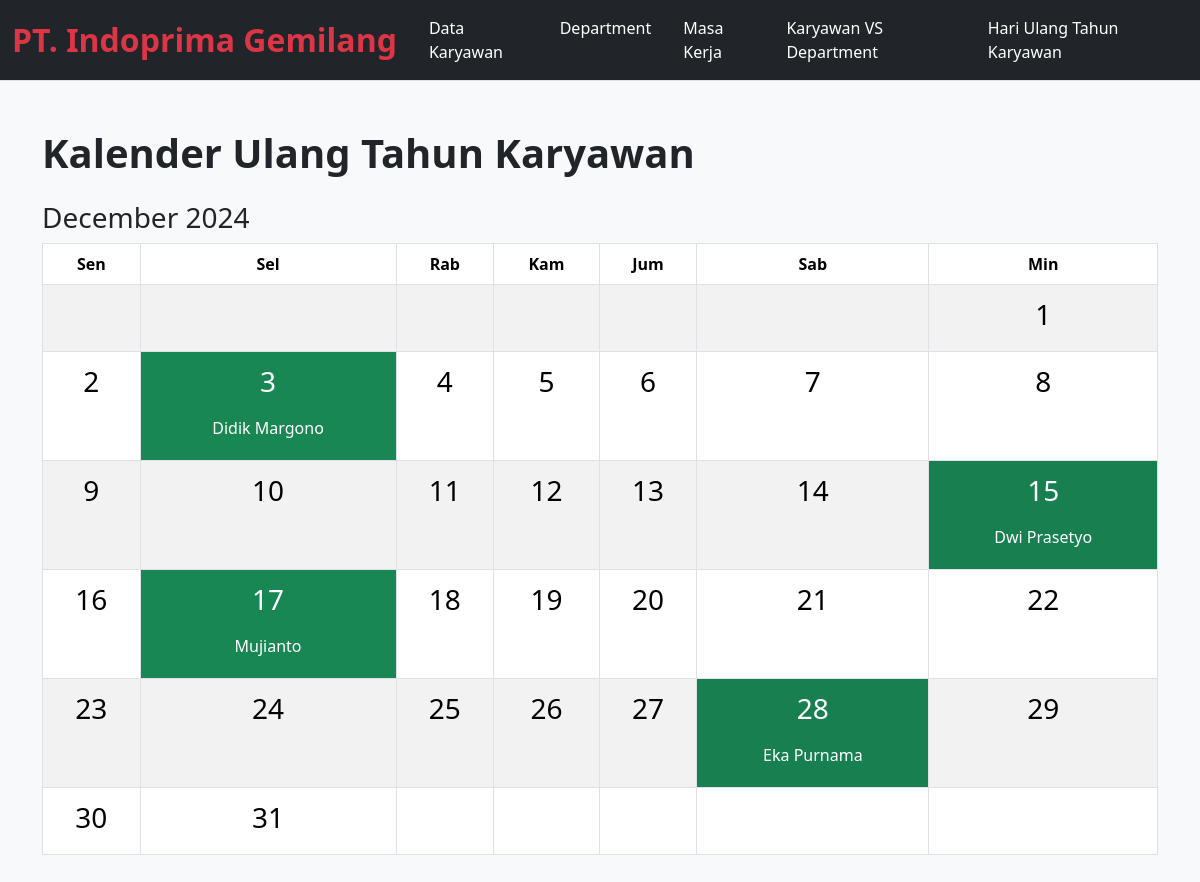
/index.php?entity=employee&birthday_report, run on the app's committed database.
### tables this page shows
CREATE TABLE `karyawan` (
  `id` varchar(9) NOT NULL,
  `nama` varchar(30) NOT NULL,
  `no_ktp` varchar(20) NOT NULL,
  `telp` varchar(20) DEFAULT NULL,
  `kota_tinggal` varchar(20) DEFAULT NULL,
  `tanggal_lahir` date DEFAULT NULL,
  `tanggal_masuk` date DEFAULT NULL,
  `id_department` int DEFAULT NULL,
  `kota_penempatan` varchar(20) DEFAULT NULL
);

### controllers/EmployeeController.php (called while the page is built, shortened)
<?php
require_once '../models/Employee.php';
class EmployeeController
{
    private $employee;
    public function __construct($db)
    {
        $this->employee = new Employee($db);
    }
    public function showBirthdayCalendar()
    {
        $employees = $this->employee->getBirthdaysThisMonth();
        include '../views/employee/ulang_tahun_karyawan.php';
    }
}

### models/Employee.php (called while the page is built, shortened)
<?php
class Employee
{
    private $conn;
    public function __construct($db)
    {
        $this->conn = $db;
    }
    public function getBirthdaysThisMonth()
    {
        $query = "
            SELECT nama, telp, department.nama_department, DATE_FORMAT(tanggal_lahir, '%d-%m') AS tanggal_lahir
            FROM karyawan
            JOIN department ON karyawan.id_department = department.id
            WHERE MONTH(tanggal_lahir) = MONTH(CURDATE())
            ORDER BY DAY(tanggal_lahir)
        ";
        $stmt = $this->conn->prepare($query);
        $stmt->execute();
        return $stmt->fetchAll(PDO::FETCH_ASSOC);
    }
}

### views/employee/ulang_tahun_karyawan.php (the view, shortened to what this page needs)
<?php
include '../views/layout/header.php';
?>
<div class="container mt-5">
    <h1 class="text-start fw-bold mb-4">Kalender Ulang Tahun Karyawan</h1>
    <?php
    $birthdays = [];
    foreach ($employees as $employee) {
        $birthdays[$employee['tanggal_lahir']][] = [
            'nama' => $employee['nama'],
            'department' => $employee['nama_department'],
            'telp' => $employee['telp']
        ];
    }
    $currentMonth = date('m');
    $currentYear = date('Y');
    $daysInMonth = cal_days_in_month(CAL_GREGORIAN, $currentMonth, $currentYear);
    $monthName = date('F', strtotime("$currentYear-$currentMonth-01"));
    ?>
    <h3 class="text-start"><?php echo $monthName . ' ' . $currentYear; ?></h3>
    <table class="table table-bordered table-striped">
        <thead>
            <tr>
                <th class="text-center">Sen</th>
                <th class="text-center">Sel</th>
                <th class="text-center">Rab</th>
                <th class="text-center">Kam</th>
                <th class="text-center">Jum</th>
                <th class="text-center">Sab</th>
                <th class="text-center">Min</th>
            </tr>
        </thead>
        <tbody>
            <?php
            $dayOfWeek = date('w', strtotime("$currentYear-$currentMonth-01"));
            if ($dayOfWeek == 0) {
                $dayOfWeek = 7;
            }
            $currentDay = 1;
            for ($week = 0; $week < 6; $week++) :
                echo '<tr>';
                for ($day = 1; $day <= 7; $day++) :
                    if ($week == 0 && $day < $dayOfWeek) {
                        echo '<td></td>';
                    } else {
                        if ($currentDay <= $daysInMonth) {
                            $date = sprintf("%02d-%02d", $currentDay, $currentMonth);
                            echo '<td class="text-center fs-3 pb-3';
                            if (isset($birthdays[$date])) {
                                echo ' bg-success text-white" data-bs-toggle="click" data-date="' . $date . '">';
                                echo $currentDay;
                                foreach ($birthdays[$date] as $employee) {
                                    echo '<br>';
                                    echo '<span class="pe-auto fs-6">' . $employee['nama'] . '</span><br>';
                                }
                            } else {
                                echo '"> ' . $currentDay;
                            }
                            echo '</td>';
                            $currentDay++;
                        } else {
                            echo '<td></td>';
                        }
                    }
                endfor;
                echo '</tr>';
            endfor;
            ?>
        </tbody>
    </table>
</div>
<?php
include '../views/layout/footer.php';
?>

### data on the page
karyawan: nama "Didik Margono"
karyawan: nama "Dwi Prasetyo"
karyawan: nama "Mujianto"
karyawan: nama "Eka Purnama"
